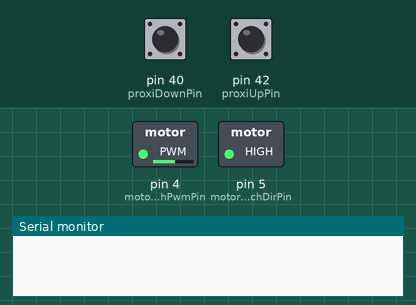
Bench run of a sketch on a simulated Arduino Mega 2560, built with avr-gcc and run on an emulated ATmega2560. Shown: switched loads named in the sketch (green lamp = pin HIGH), the last lines printed to the serial monitor. The test bench sets the inputs (shaded band); at power-on: pin 42 (proxiUpPin) LOW, pin 40 (proxiDownPin) LOW.

Above: at 1.7 s.
1.8 s: pin 42 (proxiUpPin) pulled HIGH for 0.15 s
At 2.1 s:
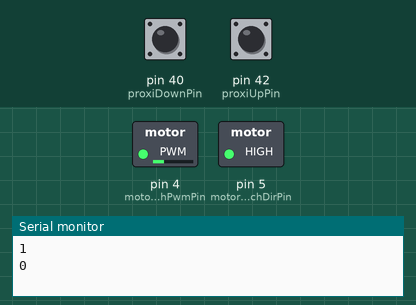
3.4 s: pin 42 (proxiUpPin) pulled HIGH for 1 s
At 5.3 s:
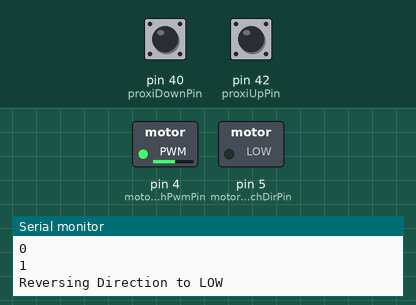
5.9 s: pin 40 (proxiDownPin) pulled HIGH for 0.15 s
At 6.5 s:
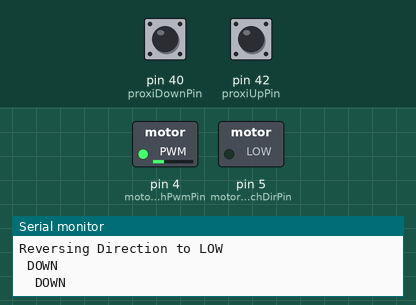
7.5 s: pin 40 (proxiDownPin) pulled HIGH for 1 s
At 9.7 s:
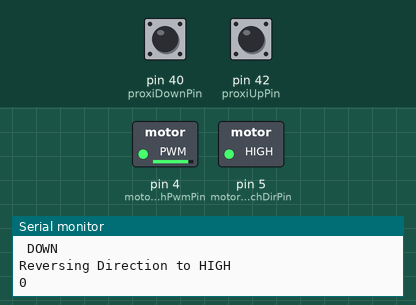
10.0 s: pin 42 (proxiUpPin) pulled HIGH for 3.2 s
At 10.9 s:
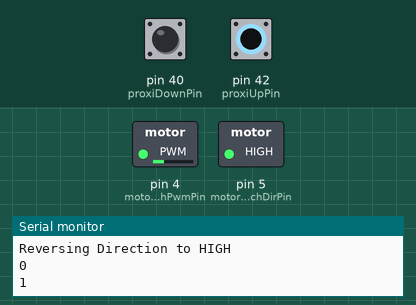
Timing chart, 0 to 13.0 s (numbered marks = the images above; inputs shaded):
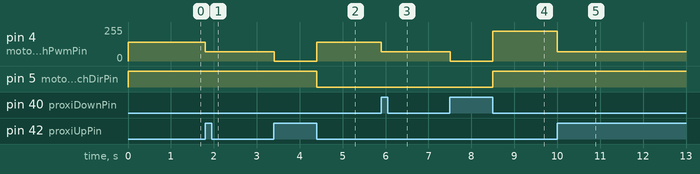

The sketch:

proxiMototDrive.ino
```cpp
#define motorWenchDirPin 5
#define motorWenchPwmPin 4
#define proxiUpPin 42
#define proxiDownPin 40

#define pwmWench 140

int dirUp = HIGH;
int dirDown = LOW;
int proxiUp, proxiDown;
int countUp, countDown;
bool stoppedUp, stoppedDown;
int directionWench;

void setup() {
  // put your setup code here, to run once:
  Serial.begin(115200);
  pinMode(motorWenchDirPin, OUTPUT);
  pinMode(proxiUpPin, INPUT);
  pinMode(proxiDownPin, INPUT);
  proxiUp = 0;
  stoppedUp = false;
  countUp = 0;
  proxiDown = 0;
  stoppedDown = false;
  countDown = 0;
  directionWench = HIGH;
  digitalWrite(motorWenchDirPin, HIGH);
  analogWrite(motorWenchPwmPin, pwmWench);
  delay(500);
}

void loop() {
  // put your main code here, to run repeatedly:
  updateProxiListener();
  if(stoppedUp){
    stoppedUp = false;
    delay(1000);
    Serial.println("Reversing Direction to LOW");
    setWenchSpeed(pwmWench, LOW);
  }else if (stoppedDown){
    stoppedDown = false;
    delay(1000);
    Serial.println("Reversing Direction to HIGH");
    setWenchSpeed(pwmWench + 85, HIGH);
  }
  delay(50);
}

void updateProxiListener(){
  int up = digitalRead(proxiUpPin);
  int down = digitalRead(proxiDownPin);
  if(up != proxiUp && directionWench == HIGH){
    proxiUp = up;
    Serial.println(up);
    if(proxiUp == 1) {
      countUp++;
      if(countUp == 1){
        setWenchSpeed(70, HIGH);
      }else if(countUp == 2){
        setWenchSpeed(0, HIGH);
        countUp = 0;
        stoppedUp = true;
      }
    }
  }
  if(down != proxiDown && directionWench == LOW){
    proxiDown = down;
    Serial.println(down + "  DOWN");
    if(proxiDown == 1) {
      countDown++;
      if(countDown == 1){
        setWenchSpeed(70, LOW);
      }else if(countDown == 2){
        setWenchSpeed(0, LOW);
        countDown = 0;
        stoppedDown = true;
      }
    }
  }
}

void setWenchSpeed(int pwm, int dir){
  directionWench = dir;
  digitalWrite(motorWenchDirPin, dir);
  analogWrite(motorWenchPwmPin, pwm);
}
```

Measured:
- after the input at 1.8 s, pin 4 (motorWenchPwmPin): 140/255 → 70/255 at once
- after the input at 3.4 s, pin 4 (motorWenchPwmPin): 70/255 → 0/255 at once, → 140/255 1.0 s later; pin 5 (motorWenchDirPin): HIGH → LOW after 1.0 s
- after the input at 5.9 s, pin 4 (motorWenchPwmPin): 140/255 → 70/255 at once
- after the input at 7.5 s, pin 4 (motorWenchPwmPin): 70/255 → 0/255 at once, → 225/255 1.0 s later; pin 5 (motorWenchDirPin): LOW → HIGH after 1.0 s
- after the input at 10.0 s, pin 4 (motorWenchPwmPin): 225/255 → 70/255 at once
